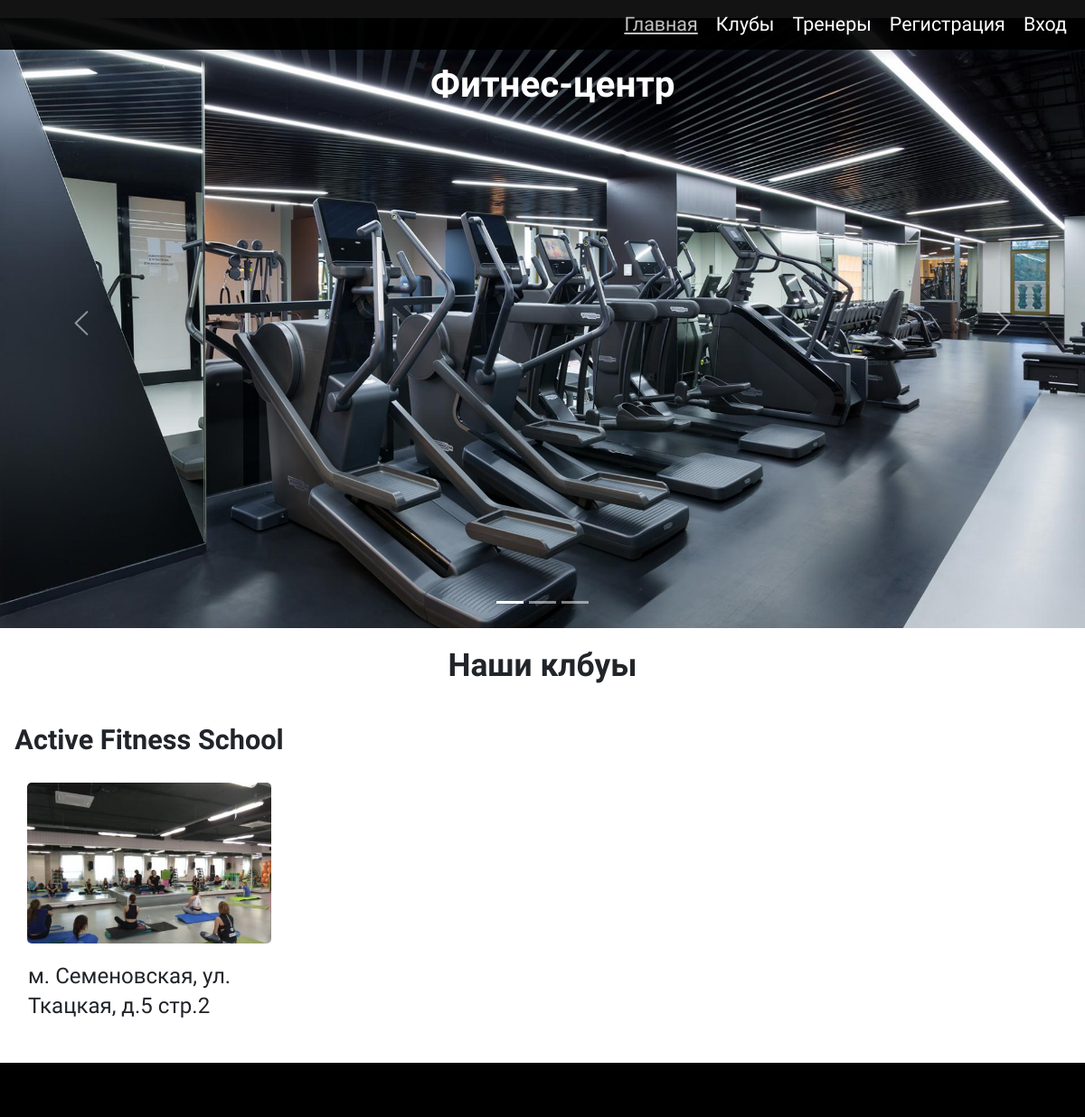
Page /home on the earlier database version.
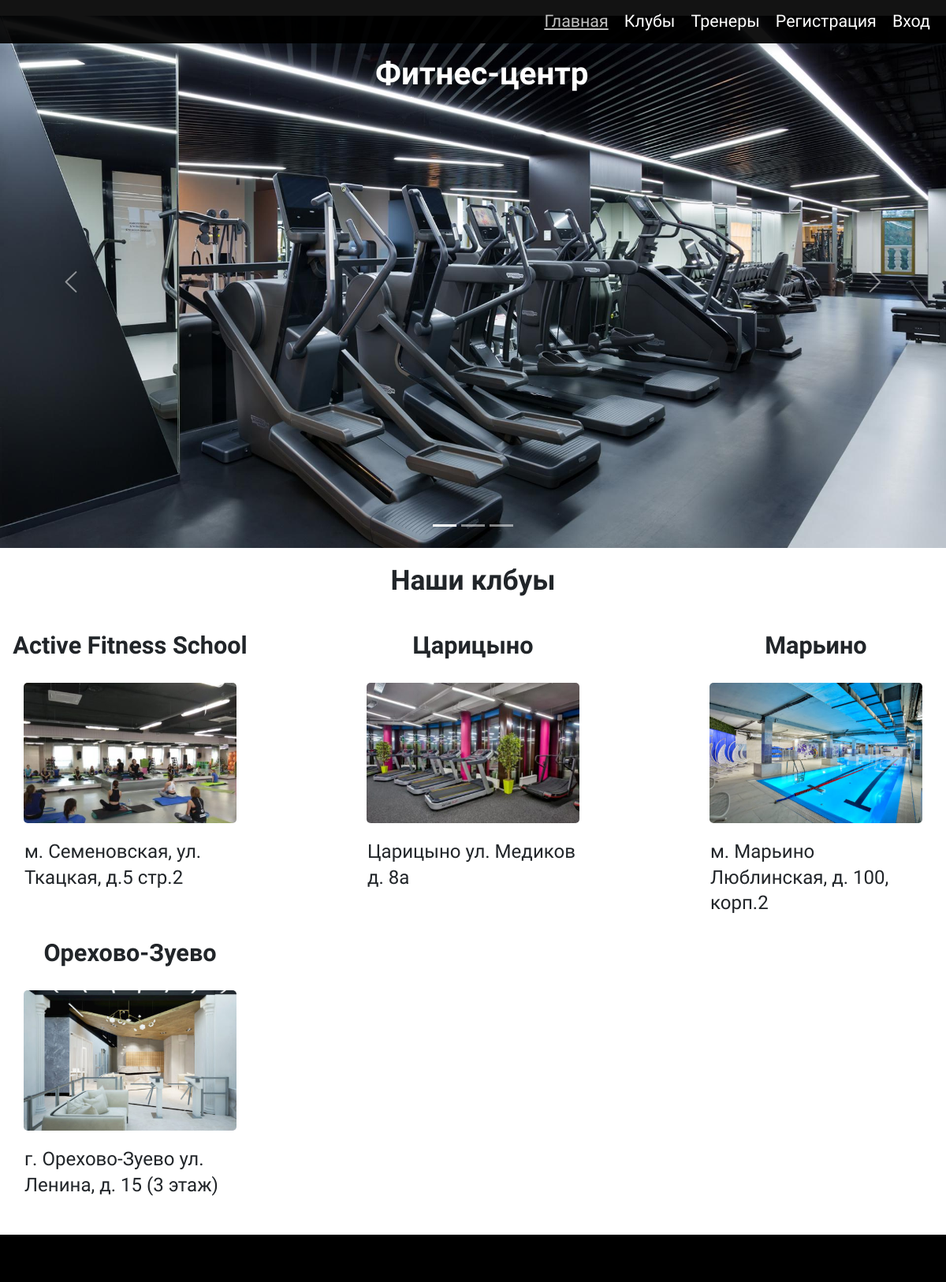
Same page on the later database version.
### app.py (models this page shows)
class Clubs(db.Model):
    id = db.Column(db.Integer, primary_key=True)
    name = db.Column(db.String(54), nullable=False)
    address = db.Column(db.Text, nullable=False)
    image = db.Column(db.Text, nullable=False)

### app.py (the view)
@app.route('/')
@app.route('/home')
def home():
    clubs = Clubs.query.limit(4).all()
    return render_template('home.html', clubs = clubs)

### app.py (called while the page is built)
@event.listens_for(Engine, "connect")
def _set_sqlite_pragma(dbapi_connection, connection_record):
    if isinstance(dbapi_connection, SQLite3Connection):
        cursor = dbapi_connection.cursor()
        cursor.execute("PRAGMA foreign_keys=ON;")
        cursor.close()

### templates/home.html (shortened to what this page needs)
{% extends "index.html" %}
{% block content %}
    <section class="home" >
        <h1 class="home__title title">Фитнес-центр</h1>
        <div id="carouselExampleIndicators" class="carousel slide" data-bs-ride="carousel">
            <div class="carousel-indicators" style="z-index: 1">
                <button type="button" data-bs-target="#carouselExampleIndicators" data-bs-slide-to="0" class="active" aria-current="true" aria-label="Slide 1""></button>
                <button type="button" data-bs-target="#carouselExampleIndicators" data-bs-slide-to="1" aria-label="Slide 2"></button>
                <button type="button" data-bs-target="#carouselExampleIndicators" data-bs-slide-to="2" aria-label="Slide 3"></button>
            </div>
            <div class="carousel-inner">
                <div class="carousel-item active">
                    <img src="../static/img/carousel/1.jpg" class="d-block w-100" alt="...">
                </div>
            </div>
            <button class="carousel-control-prev" type="button" data-bs-target="#carouselExampleIndicators" data-bs-slide="prev">
                <span class="carousel-control-prev-icon" aria-hidden="true"></span>
            </button>
            <button class="carousel-control-next" type="button" data-bs-target="#carouselExampleIndicators" data-bs-slide="next">
                <span class="carousel-control-next-icon" aria-hidden="true"></span>
            </button>
        </div>
        <h2 class="subtitle home__subtitle"> Наши клбуы </h2>
        <div class="clubs__wrapper wrapper">
            {% for club in clubs %}
                <div class="home__club-item">
                    <h3 class="home__club-name subtitle">{{club.name}}</h3>
                    <img src="../static/img/clubs/{{club.image}}" alt="{{club.name}}" class="clubs__image">
                    <p class="home__club-ddress"> {{club.address}} </p>
                </div>
            {% endfor %}
        </div>
    </section>
{% endblock %}

### templates/index.html (shortened to what this page needs)
<!DOCTYPE html>
<html lang="ru">
<head>
    <link href="https://cdn.jsdelivr.net/npm/bootstrap@5.0.2/dist/css/bootstrap.min.css" rel="stylesheet">
    <link rel="stylesheet" href="{{  url_for('static', filename='style/main.css') }}">
</head>
<body>
    <header class="header">
        <a href="#main" class="header__skip-link" tabindex="0">Перейти к контенту</a>
        <nav class="navigation">
            <a href=" {{ url_for('home') }} " class="navigation__link
            {% if request.url_rule|string == '/home' %}
                link--active
            {% endif %}">Главная</a>
            <a href=" {{ url_for('clubs') }} " class="navigation__link
            ">Клубы</a>
            <a href=" {{ url_for('trainers') }} " class="navigation__link
            ">Тренеры</a>
            {% if not current_user.is_authenticated %}
                <a href=" {{ url_for('registration') }} " class="navigation__link
                ">Регистрация</a>
            {% endif %}
            {% if not current_user.is_authenticated %}
                <a href=" {{ url_for('loginPage') }} " class="navigation__link
                ">Вход</a>
            {% endif %}
        </nav>
    </header>
    <main class="main" id="main" >
        {% block content %}{% endblock %}
    </main>
    <footer class="footer">
    </footer>
</body>
</html>

### static/style/main.css (style rules this page uses)
img { pointer-events: none; display: block; }
h1, h2, h3 { font-weight: 600; }
body { font-size: 1.06em; }
h1 { font-size: 2em; }
h2 { font-size: 1.75em; }
h3 { font-size: 1.35em; }
main { padding: 80px 50px; min-height: calc(100vh - 220px); overflow-x: hidden; }
a { color: unset; text-decoration: none; }
.home { margin: -80px -50px; }
.home__title { position: absolute; z-index: 5; left: calc(50% - 124px); top: 70px; color: #fff; }
.home__club-item { padding: 5px; margin: 10px; width: 300px; height: 360px; }
.home__club-ddress { margin-left: 16px; }
.home__subtitle { padding-top: 20px; }
.link--active { color: #c2c2c2; text-decoration: underline; }
.wrapper { display: flex; justify-content: space-between; flex-wrap: wrap; align-content: space-between; }
.footer { background-color: #000; height: 60px; }
.title + div { margin-top: 20px; }
.subtitle { text-align: center; padding-bottom: 20px; }
.header { background: rgba(0, 0, 0, 0.925); position: fixed; width: 100%; z-index: 2; box-shadow: 0px 5px 8px 0px rgba(34, 60, 80, 0.1); height: 55px; color: #fff; transition: 0.45s; }
.header__skip-link { position: absolute; }
.navigation { height: 100%; display: flex; justify-content: flex-end; align-items: center; }
.navigation__link { padding-right: 20px; }
.clubs__image { width: 270px; margin: auto; border-radius: 5px; margin-bottom: 20px; }

Differences in the rows shown:
added Clubs: name "Царицыно", image (picture), address "Царицыно ул. Медиков д. 8а"
added Clubs: name "Марьино", image (picture), address "м. Марьино Люблинская, д. 100, корп.2"
added Clubs: name "Орехово-Зуево", image (picture), address "г. Орехово-Зуево ул. Ленина, д. 15 (3 этаж)"
